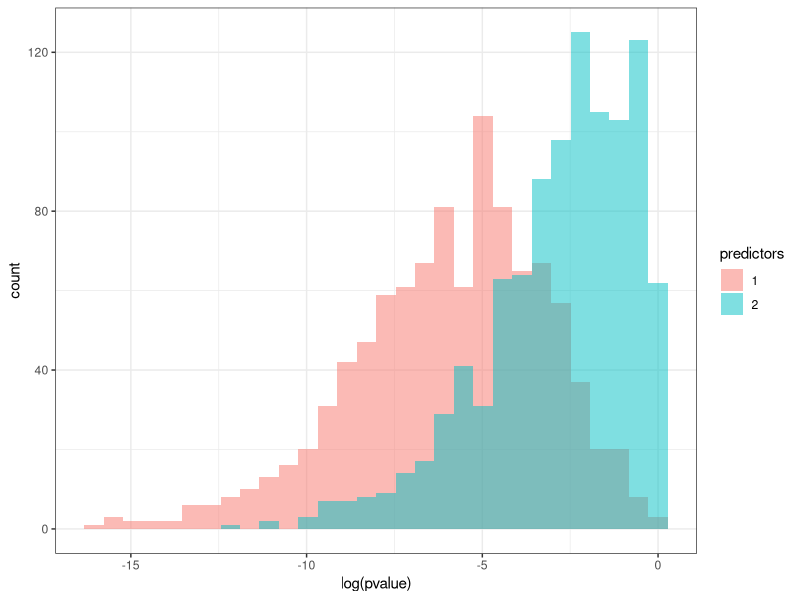
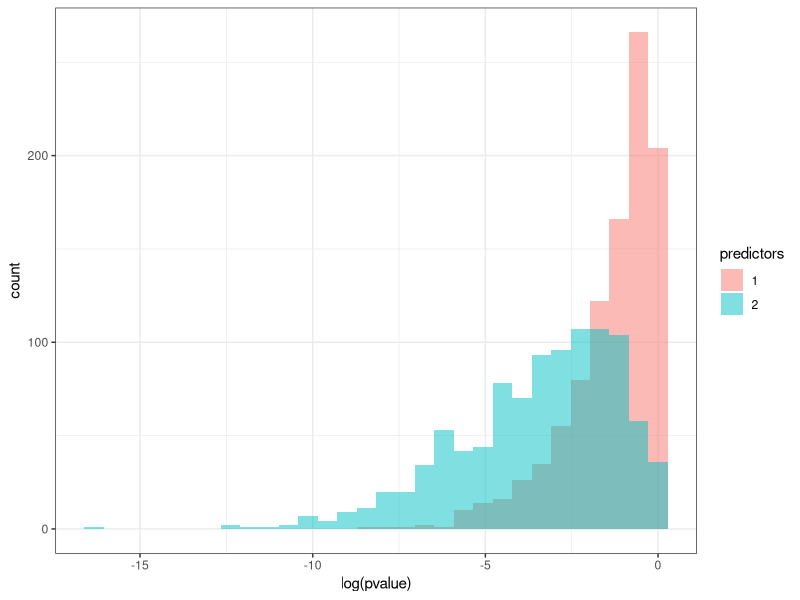
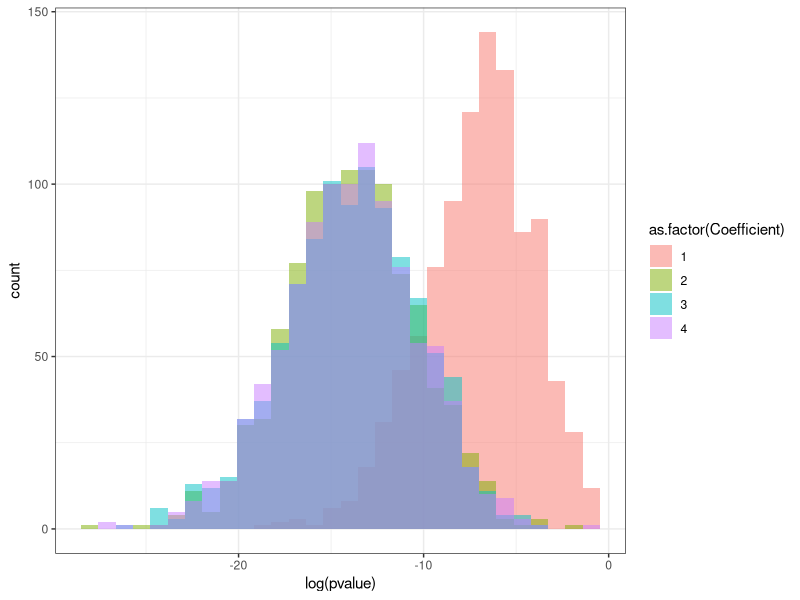
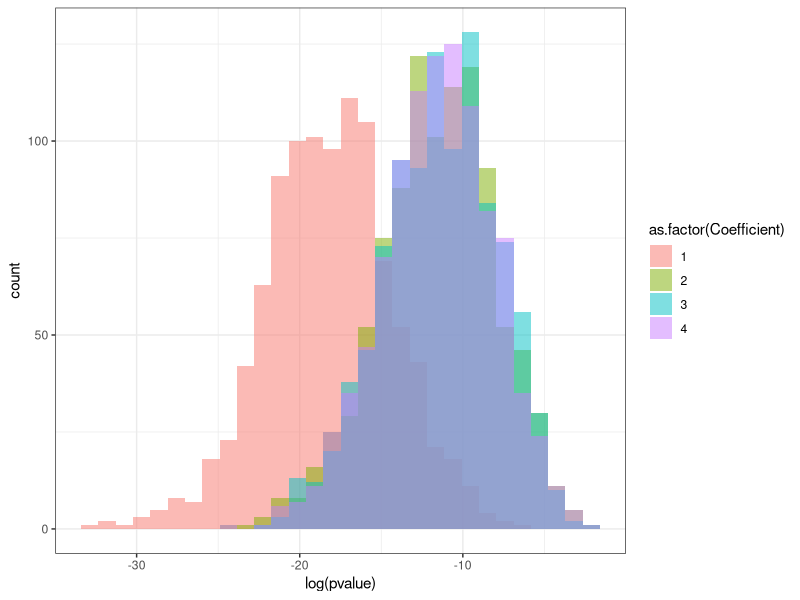

Write the R code that produced these figures, in order.
## ---- chunk 1
countries <- read.csv("data/countries.csv")
## ---- chunk 2
summary(lm(spi_ospi ~ mad_gdppc, countries))$coefficients
summary(lm(spi_ospi ~ wdi_expedu, countries))$coefficients
summary(lm(spi_ospi ~ wvs_fight, countries))$coefficients
summary(lm(spi_ospi ~ wvs_jabribe, countries))$coefficients
## ---- chunk 3
lm2 <- lm(spi_ospi ~ mad_gdppc + wdi_expedu, countries)
summary(lm2)

# This is a pretty good general purpose command for getting the correlation of predictors
# Divides the variance covariance matrix by the standard deviation of the rows and columns
# to get the pairwise correlations
lm2_vcov <- vcov(lm2)
t(t(lm2_vcov/sqrt(diag(lm2_vcov))) / 
    sqrt(diag(lm2_vcov)))[2:nrow(lm2_vcov), 2:nrow(lm2_vcov)]
## ---- chunk 4
lm3 <- lm(spi_ospi ~ mad_gdppc + wdi_expedu + wvs_fight + wvs_jabribe, countries)
summary(lm3)

lm3_vcov <- vcov(lm3)
t(t(lm3_vcov/sqrt(diag(lm3_vcov))) / 
    sqrt(diag(lm3_vcov)))[2:nrow(lm3_vcov), 2:nrow(lm3_vcov)]

# Checking to see if the dropped observations explain the change
lm4 <- lm(spi_ospi ~ mad_gdppc + wdi_expedu, 
          countries[!is.na(countries$wvs_fight) & !is.na(countries$wvs_jabribe),])
summary(lm4)

lm4_vcov <- vcov(lm4)
t(t(lm4_vcov/sqrt(diag(lm4_vcov))) / 
    sqrt(diag(lm4_vcov)))[2:nrow(lm4_vcov), 2:nrow(lm4_vcov)]
## ---- chunk 5
predict(lm2,newdata = countries[countries$cname=="Seychelles",],interval = "confidence")
predict(lm2,newdata = countries[countries$cname=="Seychelles",],interval = "prediction")
## ---- chunk 6
contrast.test <- function(fit_lm, vec1, vec2) {
  beta.hat = coef(fit_lm)
  C = vec1 - vec2
  t.stat = C %*% beta.hat/sqrt(t(C) %*% vcov(fit_lm) %*% C)
  p.value = 2*(1-pt(abs(t.stat),df=fit_lm$df.residual))
  return (c("t.stat" = t.stat, "p.value" = p.value, "df" = fit_lm$df.residual))
}
## ---- chunk 7
c("(Intercept)" = 1, unlist(countries[countries$cname == "Seychelles", 
                                      c("mad_gdppc", "wdi_expedu")])) - 
  c("(Intercept)" = 1, unlist(countries[countries$cname == "Madagascar", 
                                        c("mad_gdppc", "wdi_expedu")]))

contrast.test(lm2, c("(Intercept)" = 1, unlist(countries[countries$cname == "Seychelles", 
                                                         c("mad_gdppc", "wdi_expedu")])),
              c("(Intercept)" = 1, unlist(countries[countries$cname == "Madagascar", 
                                                    c("mad_gdppc", "wdi_expedu")])))
## ---- chunk 8
# Make sure single predictor case collapses to t-test
contrast.test(lm2, c("(Intercept)" = 0, "mad_gdppc" = 1, "wdi_expedu" = 0),
              c("(Intercept)" = 0, "mad_gdppc" = 0, "wdi_expedu" = 0))
summary(lm2)$coefficients
## ---- chunk 9
# Binary predictor t-test
lm5 <- lm(spi_ospi ~ as.factor(bmr_dem), countries)
summary(lm5)$coefficients
contrast.test(lm5, c("(Intercept)" = 0, "bmr_dem" = 1),
              c("(Intercept)" = 0, "bmr_dem" = 0))
t.test(spi_ospi ~ bmr_dem, countries, var.equal=T)
## ---- chunk 10
library(MASS)
library(ggplot2)

nsims = 1000
n = 20
beta_1 = 1
beta_2 = 2
sigma = 2

# Correlation matrix for Xs
Sigma = cbind(c(1, 0.5), c(0.5, 1))

# Model with predictors for only X_1
pvals_single = vector(length = nsims)
for (i in 1:nsims) {
  x = mvrnorm(n = n, rep(0, 2), Sigma)
  y = x %*% c(beta_1, beta_2) + rnorm(n, 0, sigma)
  pvals_single[i] = summary(lm(y ~ x[,1]))$coefficients[2, 4]
}

# Model with predictors for X_1 and X_2
pvals_double = vector(length = nsims)
for (i in 1:nsims) {
  x = mvrnorm(n = n, rep(0, 2), Sigma)
  y = x %*% c(beta_1, beta_2) + rnorm(n, 0, sigma)
  pvals_double[i] = summary(lm(y ~ x))$coefficients[2, 4]
}

out_data = data.frame(predictors = as.factor(c(rep(1, nsims), rep(2, nsims))), pvalue = c(pvals_single, pvals_double))

ggplot(out_data, aes(x = log(pvalue), fill = predictors)) + 
  geom_histogram(alpha=0.5, position="identity", bins=30) + 
  theme_bw()
## ---- chunk 11
nsims = 1000
n = 20
beta_1 = 1
beta_2 = 2
sigma = 2

# Notice the very large variance of X_2
Sigma = cbind(c(1, 0), c(0, 10))

# Model with X_1 as the only predictor
pvals_single = vector(length = nsims)
for (i in 1:nsims) {
  x = mvrnorm(n = n, rep(0, 2), Sigma)
  y = x %*% c(beta_1, beta_2) + rnorm(n, 0, sigma)
  pvals_single[i] = summary(lm(y ~ x[,1]))$coefficients[2, 4]
}

# Model with both X_1 and X_2 as predictors
pvals_double = vector(length = nsims)
for (i in 1:nsims) {
  x = mvrnorm(n = n, rep(0, 2), Sigma)
  y = x %*% c(beta_1, beta_2) + rnorm(n, 0, sigma)
  pvals_double[i] = summary(lm(y ~ x))$coefficients[2, 4]
}

out_data = data.frame(predictors = as.factor(c(rep(1, nsims), rep(2, nsims))), pvalue = c(pvals_single, pvals_double))

ggplot(out_data, aes(x = log(pvalue), fill = predictors)) + 
  geom_histogram(alpha=0.5, position="identity", bins = 30) + 
  theme_bw()
## ---- chunk 12
library(reshape2)

nsims = 1000
n = 20
beta_1 = 2
beta_2 = 2
beta_3 = 2
beta_4 = 2
sigma = 2

# Model with X_1 as the only predictor
pvals = matrix(nrow = nsims, ncol = 4)
for (i in 1:nsims) {
  x_main = rnorm(n, 0, 2)
  x_2 = rnorm(n, x_main, 2)
  x_3 = rnorm(n, x_main, 2)
  x_4 = rnorm(n, x_main, 2)
  y = beta_1 * x_main + beta_2 * x_2 + beta_3 * x_3 + beta_4 * x_4 + rnorm(n, 0, sigma)
  pvals[i,] = summary(lm(y ~ x_main + x_2 + x_3 + x_4))$coefficients[2:5, 4]
}

out_data = melt(pvals)[,2:3]
colnames(out_data) <- c("Coefficient", "pvalue")

ggplot(out_data, aes(x = log(pvalue), fill = as.factor(Coefficient))) + 
  geom_histogram(alpha=0.5, position="identity", bins = 30) + 
  theme_bw()
## ---- chunk 13
library(reshape2)

nsims = 1000
n = 20
beta_1 = 2
beta_2 = 2
beta_3 = 2
beta_4 = 2
sigma = 2

# Model with X_1 as the only predictor
pvals = matrix(nrow = nsims, ncol = 4)
for (i in 1:nsims) {
  x_main = rnorm(n, 0, 2)
  x_2 = rnorm(n, x_main, 2)
  x_3 = rnorm(n, x_main, 2)
  x_4 = rnorm(n, x_main, 2)
  y = beta_1 * x_main + beta_2 * x_2 + beta_3 * x_3 + beta_4 * x_4 + rnorm(n, 0, sigma)
  pvals[i,1] = summary(lm(y ~ x_main))$coefficients[2, 4]
  pvals[i,2] = summary(lm(y ~ x_2))$coefficients[2, 4]
  pvals[i,3] = summary(lm(y ~ x_3))$coefficients[2, 4]
  pvals[i,4] = summary(lm(y ~ x_4))$coefficients[2, 4]
}

out_data = melt(pvals)[,2:3]
colnames(out_data) <- c("Coefficient", "pvalue")

ggplot(out_data, aes(x = log(pvalue), fill = as.factor(Coefficient))) + 
  geom_histogram(alpha=0.5, position="identity", bins = 30) + 
  theme_bw()
